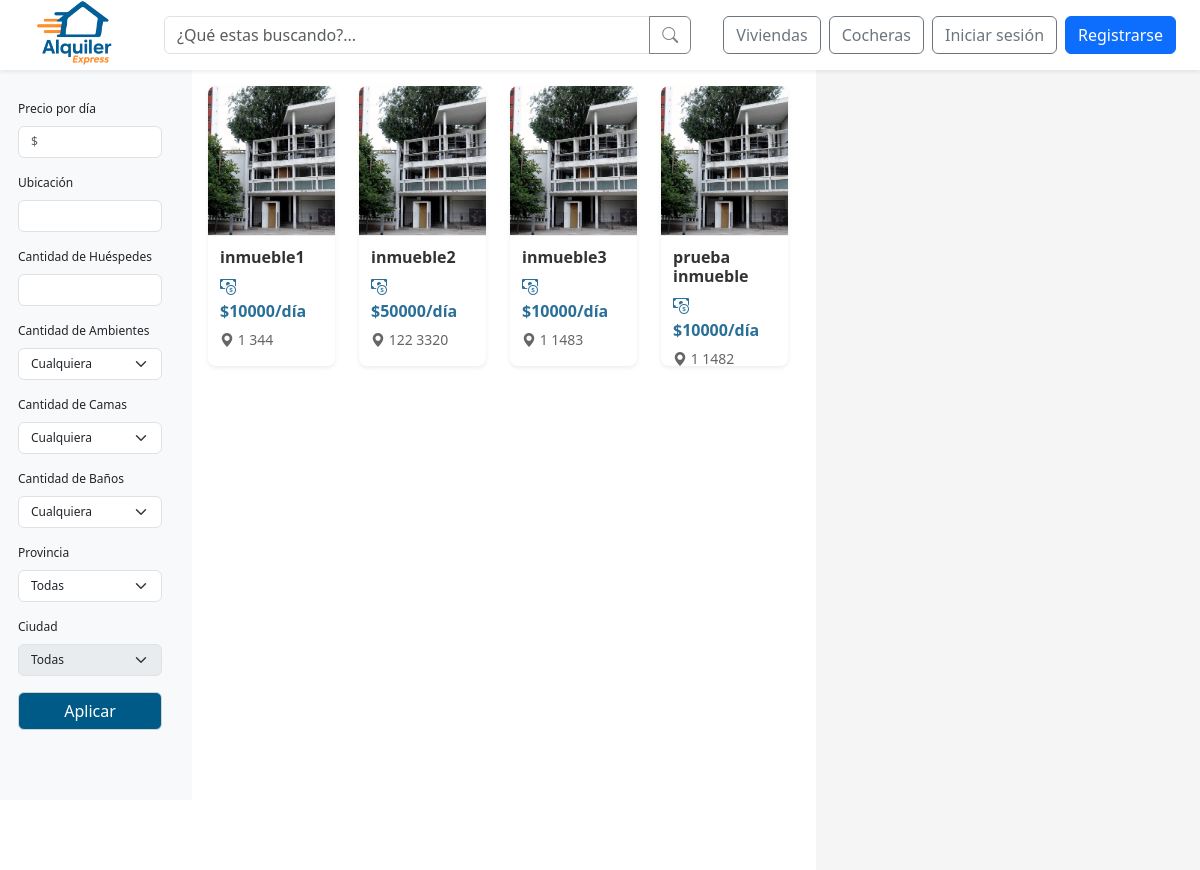
Screenshot of /buscar-inmuebles/ with the database file from the repository.
### web/models.py (models this page shows, shortened)
class Inmueble(models.Model):
    id_inmueble = models.AutoField(primary_key=True)
    nombre = models.CharField(max_length=100, unique=True)
    ubicacion = models.TextField()
    provincia = models.ForeignKey(Provincia, on_delete=models.SET_NULL, null=True)
    ciudad = models.ForeignKey(Ciudad, on_delete=models.SET_NULL, null=True)
    descripcion = models.TextField()
    cantidad_banios = models.IntegerField()
    cantidad_ambientes = models.IntegerField()
    cantidad_camas = models.IntegerField()
    cantidad_huespedes = models.IntegerField()
    precio_por_dia = models.DecimalField(max_digits=10, decimal_places=2)
    politica_cancelacion = models.TextField()
    fecha_publicacion = models.DateField()
    cochera = models.ForeignKey(Cochera, null=True, blank=True, on_delete=models.SET_NULL)
    estado = models.ForeignKey(Estado, on_delete=models.SET_NULL, null=True)
    empleado = models.ForeignKey(Perfil, null=True, blank=True, on_delete=models.SET_NULL)
    minimo_dias_alquiler = models.PositiveIntegerField(default=1, verbose_name="Mínimo de días de alquiler")

### web/views.py (the view)
# urls.py: path('buscar-inmuebles/', views.buscar_inmuebles, name='buscar_inmuebles'),
def buscar_inmuebles(request):
    query = request.GET.get('q', '').strip()
    provincia_id = request.GET.get('provincia')
    ciudad_id = request.GET.get('ciudad')
    precio = request.GET.get('precio')
    ubicacion = request.GET.get('ubicacion')
    huespedes = request.GET.get('huespedes')
    ambientes = request.GET.get('ambientes')
    camas = request.GET.get('camas')
    banios = request.GET.get('banios')
    inmuebles = Inmueble.objects.exclude(estado__nombre__in=['Oculto','Eliminado'])
    if query:
        inmuebles = inmuebles.filter(nombre__icontains=query)
    if provincia_id:
        inmuebles = inmuebles.filter(provincia_id=provincia_id)
    if ciudad_id:
        inmuebles = inmuebles.filter(ciudad_id=ciudad_id)
    if precio:
        inmuebles = inmuebles.filter(precio_por_dia__lte=precio)
    if ubicacion:
        inmuebles = inmuebles.filter(ubicacion__icontains=ubicacion)
    if huespedes:
        inmuebles = inmuebles.filter(cantidad_huespedes__gte=huespedes)
    if ambientes:
        if ambientes.endswith('+'):
            inmuebles = inmuebles.filter(cantidad_ambientes__gte=int(ambientes[:-1]))
        else:
            inmuebles = inmuebles.filter(cantidad_ambientes=int(ambientes))
    if camas:
        if camas.endswith('+'):
            inmuebles = inmuebles.filter(cantidad_camas__gte=int(camas[:-1]))
        else:
            inmuebles = inmuebles.filter(cantidad_camas=int(camas))
    if banios:
        if banios.endswith('+'):
            inmuebles = inmuebles.filter(cantidad_banios__gte=int(banios[:-1]))
        else:
            inmuebles = inmuebles.filter(cantidad_banios=int(banios))
    provincias = Provincia.objects.filter(ciudades__inmueble__isnull=False).distinct()
    if provincia_id:
        ciudades = Ciudad.objects.filter(
            provincia_id=provincia_id,
            inmueble__isnull=False
        ).distinct()
    else:
        ciudades = Ciudad.objects.filter(
            inmueble__isnull=False
        ).distinct()
    return render(request, 'buscar_inmuebles.html', {
        'inmuebles': inmuebles,
        'query': query,
        'provincias': provincias,
        'ciudades': ciudades,
    })

### web/context_processors.py (called while the page is built, shortened)
def notifications(request):
    return {}

def is_client_context(request):
    return {'is_client': is_client(request.user)}

### web/views.py (called while the page is built)
def is_client(user):
    return user.is_authenticated and user.groups.filter(name="cliente").exists()

### web/templates/buscar_inmuebles.html (shortened to what this page needs)
{% extends 'base_search.html' %}
{% load static %}
{% block extra_css %}
<link rel="stylesheet" href="{% static 'css/busqueda.css' %}">
{% endblock %}
{% block content %}
<main class="container-fluid">
  <div class="container-wrapper row">
    <aside class="filtros col-md-2 sidebar bg-light sticky-top">
      <form method="get">
        <div class="mb-3">
          <label class="form-label">Precio por día</label>
          <input type="number" class="form-control filtros__campo" name="precio" placeholder="$" min="0" value="{{ request.GET.precio }}">
        </div>
        <div class="mb-3">
          <label class="form-label">Ubicación</label>
          <input type="text" class="form-control filtros__campo" name="ubicacion" value="{{ request.GET.ubicacion }}">
        </div>
        <div class="mb-3">
          <label class="form-label">Cantidad de Huéspedes</label>
          <input type="number" class="form-control filtros__campo" name="huespedes" min="0" value="{{ request.GET.huespedes }}">
        </div>
        <div class="mb-3">
          <label class="form-label">Cantidad de Ambientes</label>
          <select class="form-select filtros__campo" name="ambientes">
            <option value="">Cualquiera</option>
          </select>
        </div>
        <div class="mb-3">
          <label class="form-label">Cantidad de Camas</label>
          <select class="form-select filtros__campo" name="camas">
            <option value="">Cualquiera</option>
          </select>
        </div>
        <div class="mb-3">
          <label class="form-label">Cantidad de Baños</label>
          <select class="form-select filtros__campo" name="banios">
            <option value="">Cualquiera</option>
          </select>
        </div>
        <div class="mb-3">
          <label class="form-label">Provincia</label>
          <select class="form-select filtros__campo" name="provincia" id="provincia-select">
            <option value="">Todas</option>
          </select>
        </div>
        <div class="mb-3">
          <label class="form-label">Ciudad</label>
          <select class="form-select filtros__campo" name="ciudad" id="ciudad-select" {% if not request.GET.provincia %}disabled{% endif %}>
            <option value="">Todas</option>
          </select>
        </div>
        <button class="btn btn-primary w-100 btn-azul">Aplicar</button>
      </form>
    </aside>
    <section class="lista-resultados col-md-6 p-3">
      <div id="lista-inmuebles" class="row">
        {% for inmueble in inmuebles %}
        <div class="col-12 col-md-6 col-lg-3 mb-4">
          <a href="{% url 'detalle_inmueble' inmueble.id_inmueble %}" class="text-decoration-none">
            <div class="propiedad-card card border-0 shadow-sm">
              {% if inmueble.imagen %}
                <img src="{{ inmueble.imagen.url }}" class="propiedad-imagen card-img-top" alt="{{ inmueble.nombre }}">
              {% else %}
                <img src="{% static 'img/default-property.jpg' %}" class="propiedad-imagen card-img-top" alt="Imagen por defecto">
              {% endif %}
              <div class="propiedad-body card-body">
                <h5 class="propiedad-nombre card-title">{{ inmueble.nombre }}</h5>
                <div class="propiedad-info">
                  <p class="propiedad-precio card-text">
                    <i class="bi bi-cash-coin"></i> ${{ inmueble.precio_por_dia|floatformat:"0" }}/día
                  </p>
                  <p class="propiedad-ubicacion card-text">
                    <i class="bi bi-geo-alt-fill"></i> {{ inmueble.ubicacion }}
                  </p>
                </div>
              </div>
            </div>
          </a>
        </div>
        {% empty %}
        <div class="col-12">
          <div class="mensaje-vacio alert alert-info" role="alert">
            <i class="bi bi-info-circle"></i> No se encontraron inmuebles disponibles.
          </div>
        </div>
        {% endfor %}
      </div>
    </section>
    <aside class="mapa-contenedor col-md-4">
      <div class="mapa-content" id="map" role="region" aria-label="Mapa de Inmuebles disponibles"></div>
    </aside>
  </div>
</main>
{% endblock %}

### web/static/css/global.css (style rules this page uses)
:root { --color-azul-alquiler: #005A87; --color-naranja-alquiler: #F26A1B; --color-azul-hover: #004466; --color-naranja-hover: #d85b17; }
.btn-azul { background-color: var(--color-azul-alquiler); color: white; border-color: lightgrey; transition: background-color 0.3s ease; }

### web/static/css/busqueda.css (style rules this page uses)
html, body { height: 100%; margin: 0; overflow-x: hidden; }
.container-fluid { padding: 0; }
.container-wrapper { flex: 1; display: flex; flex-direction: row; margin-top: 70px; height: calc(100vh - 70px); }
.filtros { background-color: #f8f9fa; overflow-y: auto; font-size: 12px; position: sticky; top: 70px; height: calc(100vh - 70px); flex-shrink: 0; padding: 30px; }
.filtros__campo { font-size: 12px; }
.lista-resultados { overflow-y: auto; height: calc(100vh - 70px); padding: 1rem; }
.propiedad-card { transition: transform 0.3s ease, box-shadow 0.3s ease; border-radius: 0.5rem; overflow: hidden; background: white; height: 280px; margin-bottom: 1.5rem; }
.propiedad-imagen { width: 100%; height: 150px; object-fit: cover; border-bottom: 1px solid #eee; }
.propiedad-body { padding: 12px; display: flex; flex-direction: column; height: calc(100% - 150px); }
.propiedad-nombre { font-weight: 600; color: #333; margin-bottom: 8px; font-size: 16px; }
.propiedad-precio { font-weight: 700; color: #2a6f97; margin-bottom: 6px; }
.propiedad-ubicacion { color: #666; font-size: 14px; margin-bottom: 8px; }
.mapa-contenedor { position: sticky; top: 70px; height: 100vh; flex-shrink: 0; }
.mapa-content { height: 100%; background-color: #f5f5f5; display: flex; align-items: center; justify-content: center; color: #666; }

### rows the page displays
Inmueble: nombre "inmueble1", precio_por_dia "10000", ubicacion "1 344"
Inmueble: nombre "inmueble2", precio_por_dia "50000", ubicacion "122 3320"
Inmueble: nombre "inmueble3", precio_por_dia "10000", ubicacion "1 1483"
Inmueble: nombre "prueba inmueble", precio_por_dia "10000", ubicacion "1 1482"
